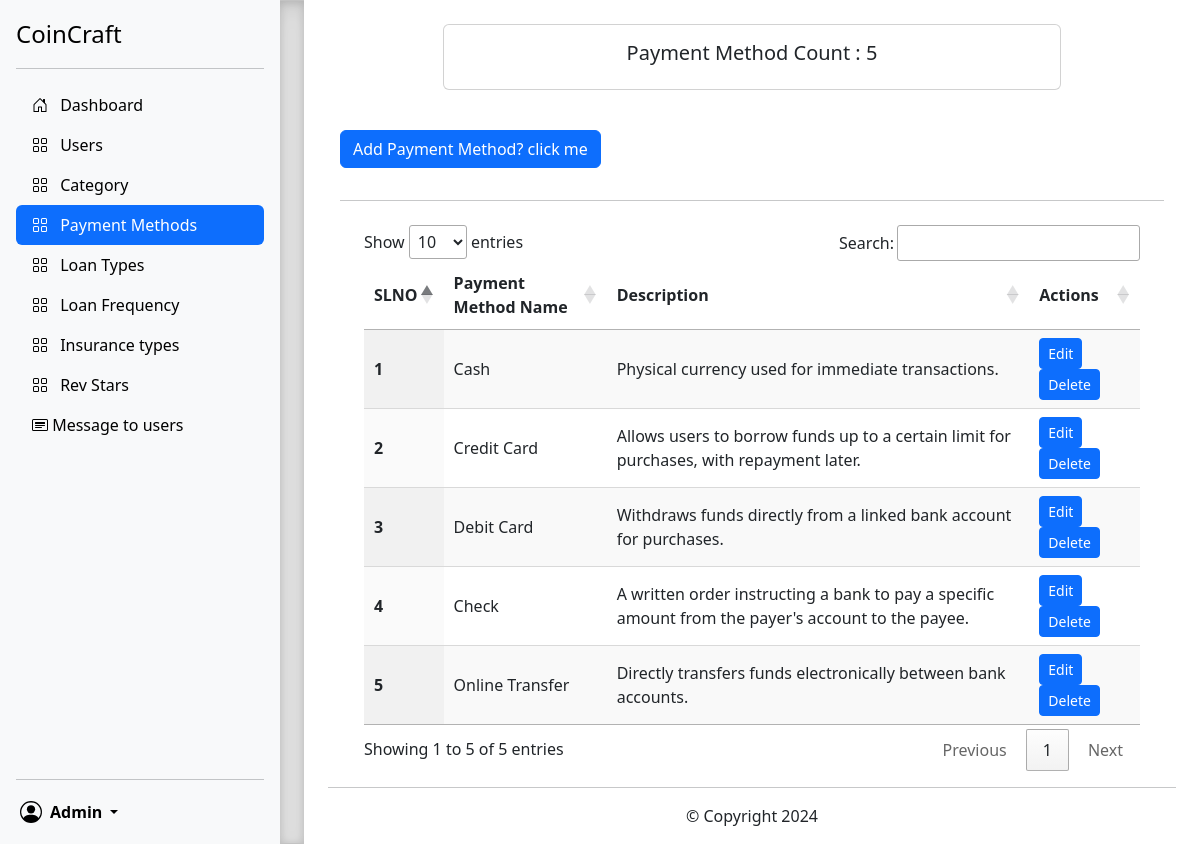
Screenshot of /adminContent/paymentMethod.php (signed in) with the database file from the repository.
### tables this page shows
CREATE TABLE `_payment` (
  `id` int(11) NOT NULL,
  `name` varchar(50) NOT NULL,
  `description` varchar(255) NOT NULL
);

### adminContent/mainContent/paymentMethod.php (the view, shortened to what this page needs)
<div class="container" style="min-height:610px;">
    <div class="container p-4 my-0  ">
        <div class="card text-center w-75 mx-auto">
            <div class="card-body">
                <h5 class="card-title">Payment Method Count :
                    <?php
                $sql = 'SELECT COUNT(*) AS total_payment FROM _payment';
                $result = mysqli_query($conn, $sql);
                while($row = mysqli_fetch_assoc($result)){
                   echo $row['total_payment'];
                }
                ?>
                </h5>
            </div>
        </div>
    </div>
    <div class="container">
        <div class="container my-3">
            <p class="d-inline-flex gap-1">
                <button class="btn btn-primary" type="button" data-bs-toggle="collapse" data-bs-target="#add"
                    aria-expanded="false" aria-controls="collapseExample">
                    Add Payment Method? click me
                </button>
            </p>
        </div>
    </div>
    <div class="container">
        <div class="container">
            <hr class="w-100">
        </div>
    </div>
    <div class="container my-3 px-5 mt-4">
        <table id="example" class="display" style="width:100%">
            <thead>
                <tr>
                    <th>SLNO</th>
                    <th>Payment Method Name</th>
                    <th>Description</th>
                    <th>Actions</th>
                </tr>
            </thead>
            <tbody>
                <?php
                    $sql = "SELECT * FROM `_payment`";
                    $result = mysqli_query($conn, $sql);
                    $sno = 0;
                    while($row = mysqli_fetch_assoc($result)){
                        $sno = $sno + 1;
                        echo "<tr>
                        <th scope='row'>". $sno . "</th>
                        <td>". $row['name'] . "</td>
                        <td>". $row['description'] . "</td>
                        <td><button type='button' class='btn btn-primary btn-sm edit' data-bs-toggle='modal' data-bs-target='#edit' id=".$row['id'].">Edit</button> <button class='delete btn btn-sm btn-primary' id=d".$row['id'].">Delete</button>  </td>
                        </tr>";
                    }
                    ?>
            </tbody>
        </table>
    </div>
</div>
<div class="container px-4">
    <hr>
    <p class="text-center">&copy; Copyright 2024</p>
</div>

### adminContent/sidebars.css (style rules this page uses)
body { min-height: 100vh; min-height: -webkit-fill-available; }
html { height: -webkit-fill-available; }

### rows the page displays
_payment: name "Cash", description "Physical currency used for immediate transactions."
_payment: name "Credit Card", description "Allows users to borrow funds up to a certain limit for purchases, with repayment later."
_payment: name "Debit Card", description "Withdraws funds directly from a linked bank account for purchases."
_payment: name "Check", description "A written order instructing a bank to pay a specific amount from the payer's account to the payee."
_payment: name "Online Transfer", description "Directly transfers funds electronically between bank accounts."

### other values shown
$_SESSION['adminname'] "Admin"
$row['total_payment'] "5"
